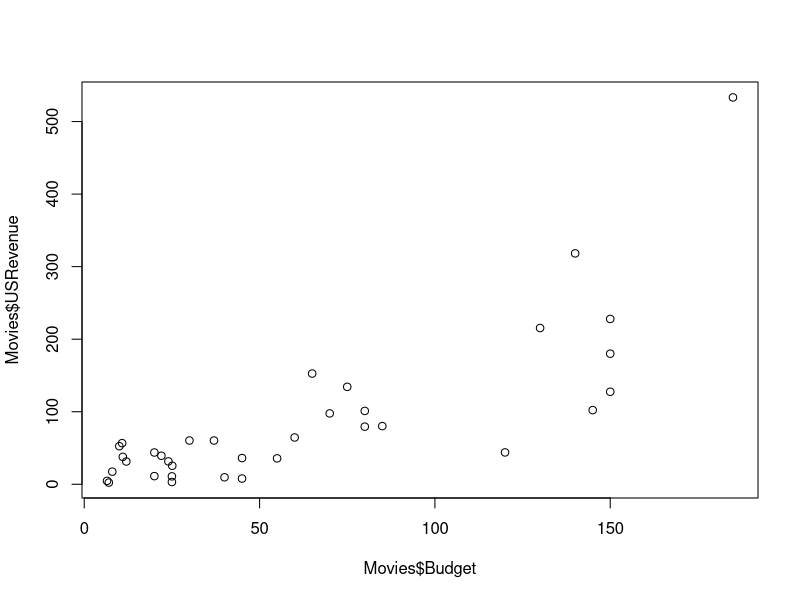
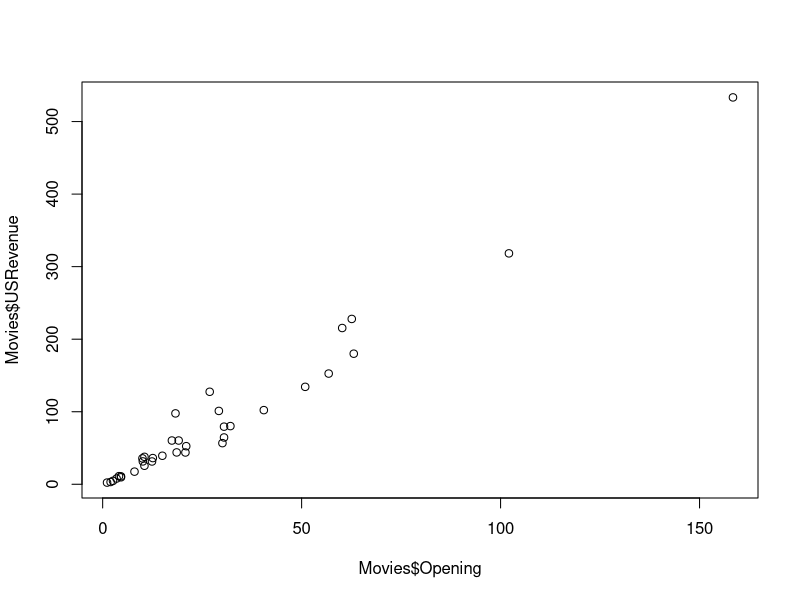
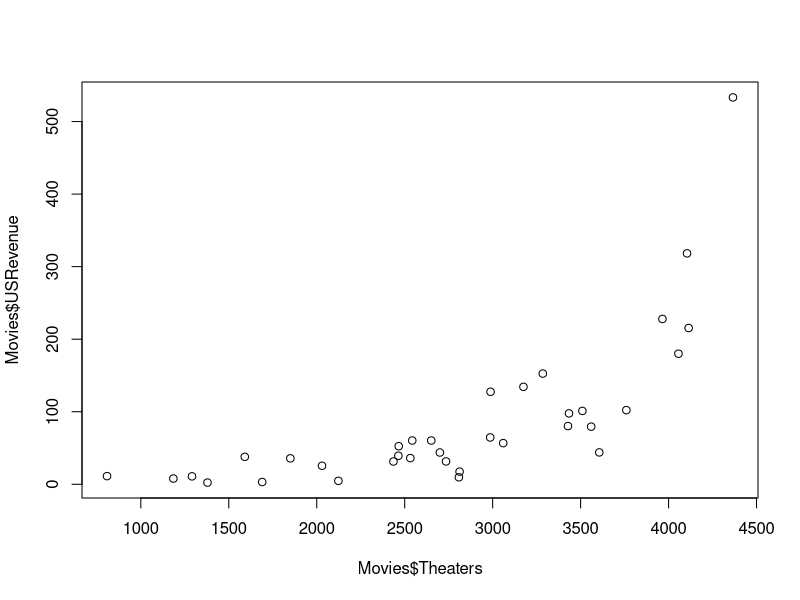
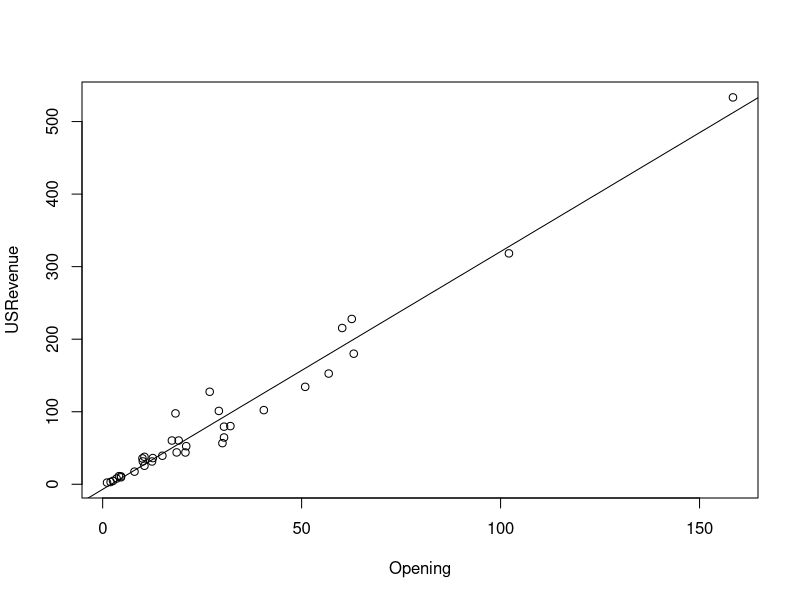

Generate these figures, in order, with R:
## ---- chunk 1
#setwd("~/Desktop/Personal_save/Stat_405_Module_14/Module_14_Homework")
setwd("C:/Users/jake pc/Desktop/Personal_save/Stat_405_Module_14/Module_14_Homework")
HW_6 <- read.csv(file="Homework_6.csv",header=TRUE)
## ---- chunk 2
t.test(HW_6$Test.1, HW_6$Test.2, paired = TRUE)
## ---- chunk 3
t.test(HW_6$Test.2, HW_6$Test.1, paired = TRUE, alternative = "greater")
## ---- chunk 4
plasma <- read.csv(file="plasma.csv",header=TRUE)
plasma$time <- factor(plasma$time,levels=c("8am", "11am", "2pm", "5pm", "8pm"), 
                      labels = c("8am", "11am", "2pm", "5pm", "8pm"))


plasma_model <- lm(plasma ~ time, data = plasma)
anova(plasma_model)
summary(plasma_model)

## ---- chunk 5
scores <- read.table(file="scores.txt",header=TRUE)

library(tidyverse)
long <- scores %>%
            pivot_longer(cols = X1:X10, names_to = "trials", values_to = "scores") %>%
                select(-trials)

long$ID <- factor(long$ID, levels = c("Player1","Player2"), labels = c("Player1","Player2"))

write.csv(long, file="long.csv")
## ---- chunk 6
scores <- t(as.matrix(scores))
colnames(scores) <- scores[1,]
scores <- as_tibble(scores[-1,])
library(dplyr)

scores <- scores %>%
  mutate(across(everything(), as.numeric))


shapiro.test(scores$Player1)
shapiro.test(scores$Player2)


t.test(long$scores ~ long$ID, var.equal=FALSE)
## ---- chunk 7
wilcox.test(long$scores ~ long$ID, alternative = "greater")
## ---- chunk 8
table <- matrix(data=c(15,29,27,19),nrow=2,ncol=2,byrow=TRUE,dimnames = list(c("Over 25 hours", "Under 25 hours"),c("Male", "Female")))
table <- t(table)
table
chisq.test(table, correct = FALSE)
## ---- chunk 9
Movies <- read.csv(file="Movies.csv",header=TRUE)
## ---- chunk 10
plot(x = Movies$Budget, y = Movies$USRevenue)
## ---- chunk 11
cor(x = Movies$Budget, y = Movies$USRevenue)

## ---- chunk 12
plot(x = Movies$Opening, y = Movies$USRevenue)
cor(x = Movies$Opening, y = Movies$USRevenue)
## ---- chunk 13
plot(x = Movies$Theaters, y = Movies$USRevenue)
cor(x = Movies$Theaters, y = Movies$USRevenue)
## ---- chunk 14
Opening_Model <- lm(USRevenue ~ Opening, data=Movies)
plot(USRevenue ~ Opening, data=Movies)
intercept_slope <- coefficients(Opening_Model)
abline(a=intercept_slope[1],b=intercept_slope[2])
summary(Opening_Model)
## ---- chunk 15
predicted_USRevenue <- predict(Opening_Model, newdata = data.frame(Opening = 38.7))
cat("The linear model predictes that the movie Get Smart which had an opening weekend revenue of 38.7 million dollars would have a total US Revenue of", predicted_USRevenue,"million dollars.")
